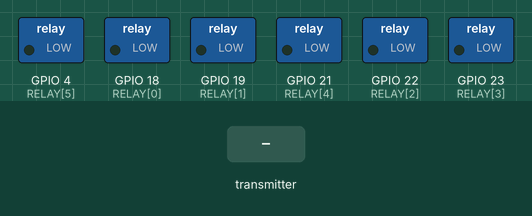
A sketch run on a simulated ESP32. On the bench: switched loads named in the sketch (green lamp = pin HIGH). Inputs (shaded band) come from the test bench.

Above: at 1.2 s.
1.3 s: the transmitter starts sending data.0 = 0
At 2.2 s:
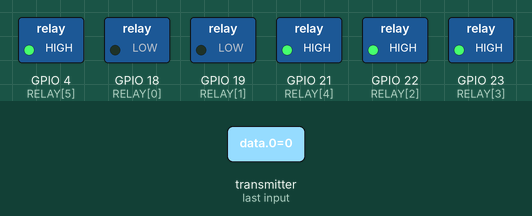
2.8 s: the transmitter starts sending counter.0 = 1024
At 3.3 s:
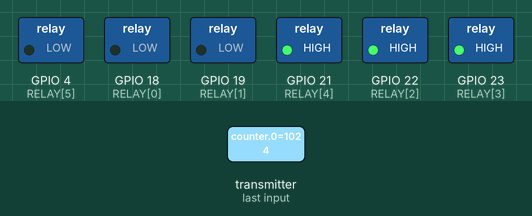
4.3 s: the transmitter starts sending counter.1 = 1024
At 5.5 s:
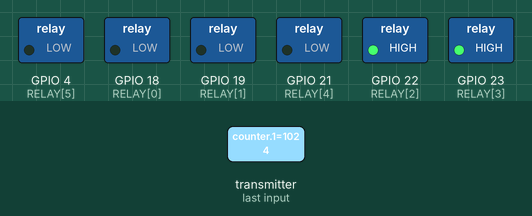
5.8 s: the transmitter starts sending counter.2 = 1024
At 6.8 s:
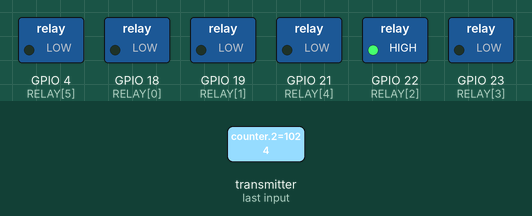
7.3 s: the transmitter starts sending counter.0 = 0
At 8.0 s:
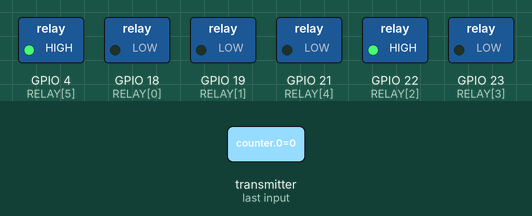
8.8 s: the transmitter starts sending counter.3 = 1024
At 10.3 s:
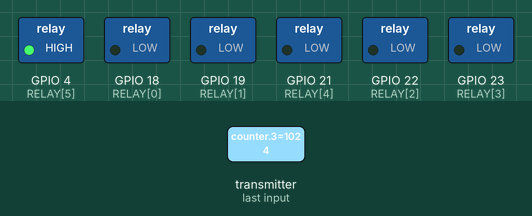
Timing chart, 0 to 11.3 s (numbered marks = the images above; inputs shaded):
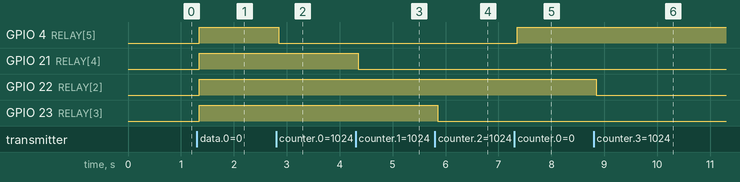

The sketch:

ESP_NOW_RX.ino
```cpp
#include <WiFi.h>
#include <esp_now.h>

uint8_t RELAY[7] = {18, 19, 22, 23, 21, 4, 15};

typedef struct struct_msg
{
  int data[5];
  int counter[5];
}struct_msg;

struct_msg incomingData;

void onDataRecv(const esp_now_recv_info_t *info, const uint8_t *data, int len)
{
  memcpy(&incomingData,data,sizeof(incomingData));
  digitalWrite(RELAY[5], incomingData.counter[0] ? LOW : HIGH );
  digitalWrite(RELAY[4], incomingData.counter[1] ? LOW : HIGH );
  digitalWrite(RELAY[3], incomingData.counter[2] ? LOW : HIGH );
  digitalWrite(RELAY[2], incomingData.counter[3] ? LOW : HIGH );
}

void setup()
{
  Serial.begin(115200);

  for(int i = 0; i < 6; i++) { pinMode(RELAY[i], OUTPUT); }

  WiFi.mode(WIFI_STA);
  WiFi.disconnect();

  esp_now_init();
  esp_now_register_recv_cb(onDataRecv);
}

void loop() {


}
```

Measured:
- after the input at 1.3 s, GPIO 4 (RELAY[5]), GPIO 21 (RELAY[4]), GPIO 22 (RELAY[2]), GPIO 23 (RELAY[3]): LOW → HIGH after 0.05 s
- after the input at 2.8 s, GPIO 4 (RELAY[5]): HIGH → LOW after 0.05 s
- after the input at 4.3 s, GPIO 21 (RELAY[4]): HIGH → LOW after 0.05 s
- after the input at 5.8 s, GPIO 23 (RELAY[3]): HIGH → LOW after 0.05 s
- after the input at 7.3 s, GPIO 4 (RELAY[5]): LOW → HIGH after 0.05 s
- after the input at 8.8 s, GPIO 22 (RELAY[2]): HIGH → LOW after 0.05 s
